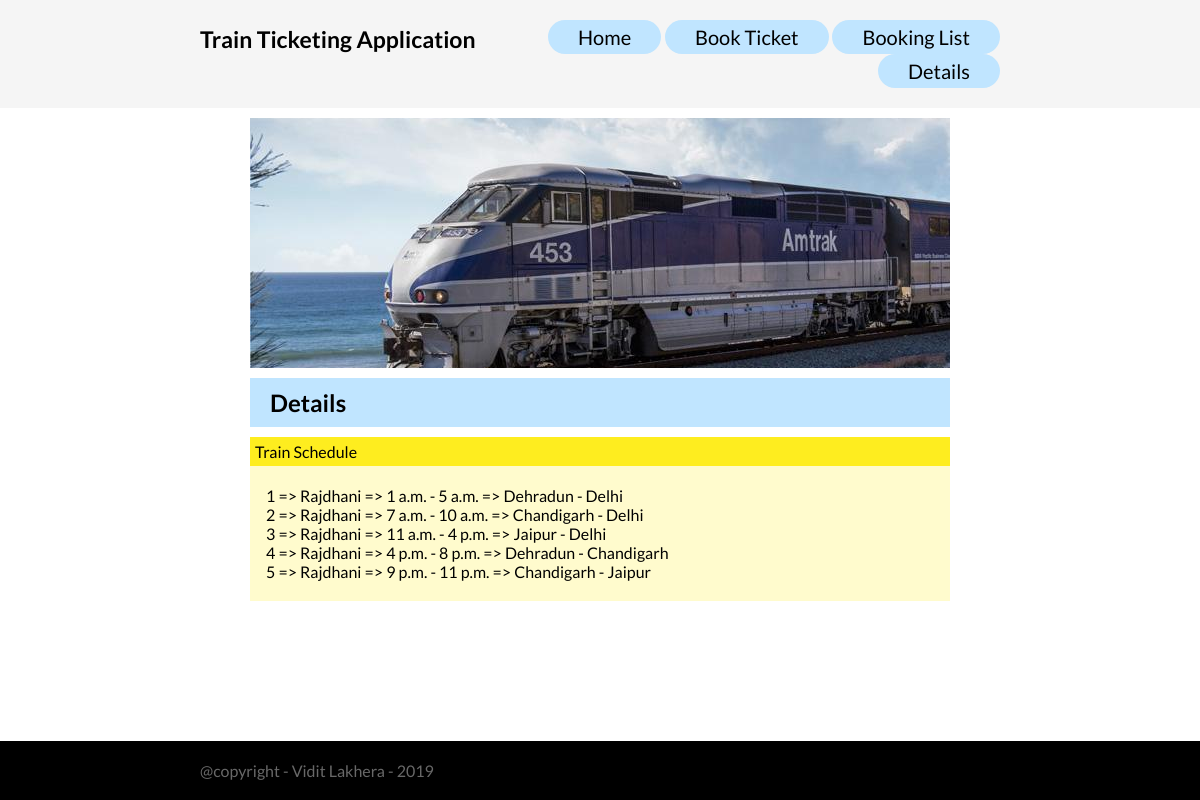
/core/details/, run on the app's committed database.
### core/models.py (models this page shows)
class Schedules(models.Model):
	schedule_no = models.AutoField(primary_key=True)
	train_no = models.ForeignKey(Trains, on_delete=models.CASCADE)
	fare = models.IntegerField()
	departure_time = models.TimeField(null=True, blank=True, default=None)
	arrival_time = models.TimeField(null=True, blank=True, default=None)
	departure_station = models.ForeignKey(Stations, related_name='departure_station', on_delete=models.CASCADE)
	arrival_station = models.ForeignKey(Stations, related_name='arrival_station', on_delete=models.CASCADE)

class Trains(models.Model):
	train_no = models.AutoField(primary_key=True)
	title = models.CharField(max_length=100)

class Stations(models.Model):
	station_no = models.AutoField(primary_key=True)
	title = models.CharField(max_length=100)

### core/views.py (the view)
# urls.py: path('details/', views.details, name='ticketing-details'),
def details(request):
	params = {
		'title': 'Details',
		'trains': Trains.objects.all(),
		'stations': Stations.objects.all(),
		'schedules': Schedules.objects.all(),
	}
	return render(request, 'core/details.html', params)

### core/templates/core/details.html
{% extends 'core/common.html' %}
{% block content %}
	<h2 class="subheading">Details</h2>
	{% if schedules %}
	<div class="content_list_head">Train Schedule</div>
	<ul class="content_list">
		{% for schedule in schedules %}
		<li> {{ schedule.schedule_no }} => {{ schedule.train_no.title }} => {{ schedule.departure_time }} - {{ schedule.arrival_time }} => {{ schedule.departure_station.title }} - {{ schedule.arrival_station.title }}</li>
		{% endfor %}
	</ul>
	{% endif %}
{% endblock content %}

### core/static/core/main.css (style rules this page uses)
body { padding: 0px; margin: 0px; font-family: Lato; }
.subheading { background-color: #c0e5ff; margin: 10px 0px; padding: 10px 20px; }
.content_list_head { background-color: #feed1f; padding: 5px; }
.content_list { list-style-type: none; background-color: #feed1f38; margin: 0px; padding: 20px 16px; }

### data on the page
Schedules: schedule_no "1", train_no "Rajdhani", departure_time "1 a.m.", arrival_time "5 a.m.", departure_station "Dehradun", arrival_station "Delhi"
Schedules: schedule_no "2", train_no "Rajdhani", departure_time "7 a.m.", arrival_time "10 a.m.", departure_station "Chandigarh", arrival_station "Delhi"
Schedules: schedule_no "3", train_no "Rajdhani", departure_time "11 a.m.", arrival_time "4 p.m.", departure_station "Jaipur", arrival_station "Delhi"
Schedules: schedule_no "4", train_no "Rajdhani", departure_time "4 p.m.", arrival_time "8 p.m.", departure_station "Dehradun", arrival_station "Chandigarh"
Schedules: schedule_no "5", train_no "Rajdhani", departure_time "9 p.m.", arrival_time "11 p.m.", departure_station "Chandigarh", arrival_station "Jaipur"
